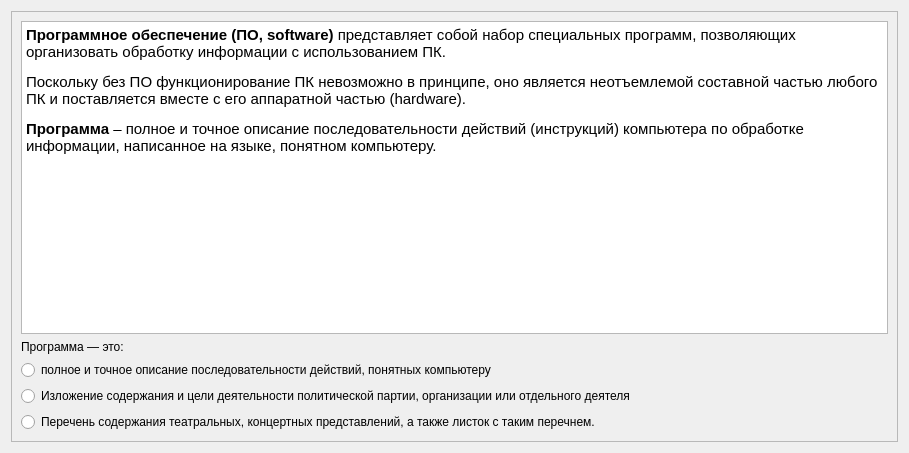
          <widget class="QWidget" name="scrollAreaWidgetContents">
           <property name="geometry">
            <rect>
             <x>0</x>
             <y>0</y>
             <width>909</width>
             <height>453</height>
            </rect>
           </property>
           <layout class="QVBoxLayout" name="verticalLayout_4">
            <item>
             <widget class="QFrame" name="frame">
              <property name="frameShape">
               <enum>QFrame::StyledPanel</enum>
              </property>
              <property name="frameShadow">
               <enum>QFrame::Raised</enum>
              </property>
              <layout class="QVBoxLayout" name="verticalLayout_3">
               <item>
                <widget class="QTextEdit" name="textEdit">
                 <property name="html">
                  <string>&lt;!DOCTYPE HTML PUBLIC &quot;-//W3C//DTD HTML 4.0//EN&quot; &quot;http://www.w3.org/TR/REC-html40/strict.dtd&quot;&gt;
&lt;html&gt;&lt;head&gt;&lt;meta name=&quot;qrichtext&quot; content=&quot;1&quot; /&gt;&lt;style type=&quot;text/css&quot;&gt;
p, li { white-space: pre-wrap; }
&lt;/style&gt;&lt;/head&gt;&lt;body style=&quot; font-family:'MS Shell Dlg 2'; font-size:7.8pt; font-weight:400; font-style:normal;&quot;&gt;
&lt;p style=&quot; margin-top:12px; margin-bottom:12px; margin-left:0px; margin-right:0px; -qt-block-indent:0; text-indent:0px;&quot;&gt;&lt;span style=&quot; font-size:11pt; font-weight:600;&quot;&gt;Программное обеспечение (ПО, software)&lt;/span&gt;&lt;span style=&quot; font-size:11pt;&quot;&gt; представляет собой набор специальных программ, позволяющих организовать обработку информации с использованием ПК. &lt;/span&gt;&lt;/p&gt;
&lt;p style=&quot; margin-top:12px; margin-bottom:12px; margin-left:0px; margin-right:0px; -qt-block-indent:0; text-indent:0px;&quot;&gt;&lt;span style=&quot; font-size:11pt;&quot;&gt;Поскольку без ПО функционирование ПК невозможно в принципе, оно является неотъемлемой составной частью любого ПК и поставляется вместе с его аппаратной частью (hardware). &lt;/span&gt;&lt;/p&gt;
&lt;p style=&quot; margin-top:12px; margin-bottom:12px; margin-left:0px; margin-right:0px; -qt-block-indent:0; text-indent:0px;&quot;&gt;&lt;span style=&quot; font-size:11pt; font-weight:600;&quot;&gt;Программа&lt;/span&gt;&lt;span style=&quot; font-size:11pt;&quot;&gt; – полное и точное описание последовательности действий (инструкций) компьютера по обработке информации, написанное на языке, понятном компьютеру. &lt;/span&gt;&lt;/p&gt;&lt;/body&gt;&lt;/html&gt;</string>
                 </property>
                </widget>
               </item>
               <item>
                <widget class="QLabel" name="label">
                 <property name="styleSheet">
                  <string notr="true">font: 75 12pt &quot;MS Shell Dlg 2&quot;;</string>
                 </property>
                 <property name="text">
                  <string>Программа — это: </string>
                 </property>
                </widget>
               </item>
               <item>
                <widget class="QRadioButton" name="radioButton">
                 <property name="styleSheet">
                  <string notr="true">font: 75 10pt &quot;MS Shell Dlg 2&quot;;</string>
                 </property>
                 <property name="text">
                  <string>полное и точное описание последовательности действий, понятных компьютеру</string>
                 </property>
                 <attribute name="buttonGroup">
                  <string notr="true">buttonGroup</string>
                 </attribute>
                </widget>
               </item>
               <item>
                <widget class="QRadioButton" name="radioButton_2">
                 <property name="styleSheet">
                  <string notr="true">font: 75 10pt &quot;MS Shell Dlg 2&quot;;</string>
                 </property>
                 <property name="text">
                  <string>Изложение содержания и цели деятельности политической партии, организации или отдельного деятеля</string>
                 </property>
                 <attribute name="buttonGroup">
                  <string notr="true">buttonGroup</string>
                 </attribute>
                </widget>
               </item>
               <item>
                <widget class="QRadioButton" name="radioButton_3">
                 <property name="styleSheet">
                  <string notr="true">font: 75 10pt &quot;MS Shell Dlg 2&quot;;</string>
                 </property>
                 <property name="text">
                  <string>Перечень содержания театральных, концертных представлений, а также листок с таким перечнем.</string>
                 </property>
                 <attribute name="buttonGroup">
                  <string notr="true">buttonGroup</string>
                 </attribute>
                </widget>
               </item>
              </layout>
             </widget>
            </item>
           </layout>
          </widget>
